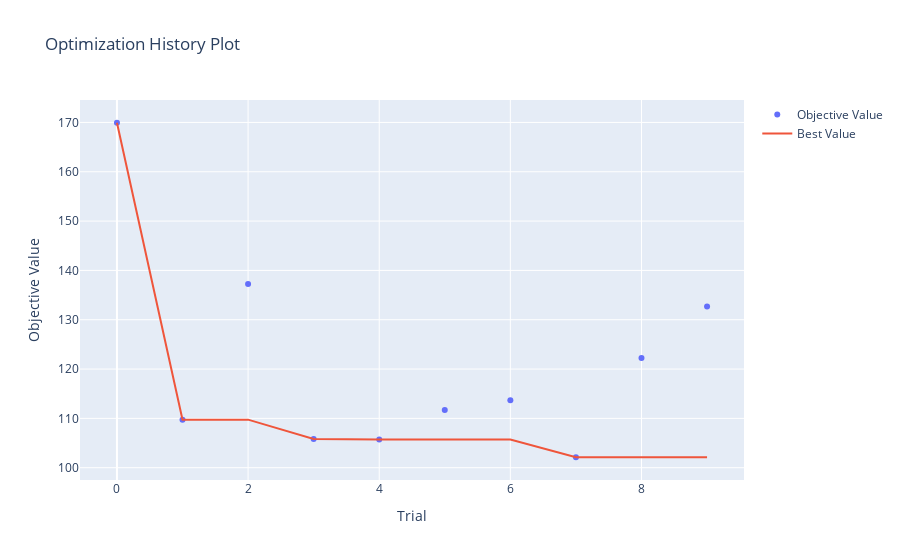
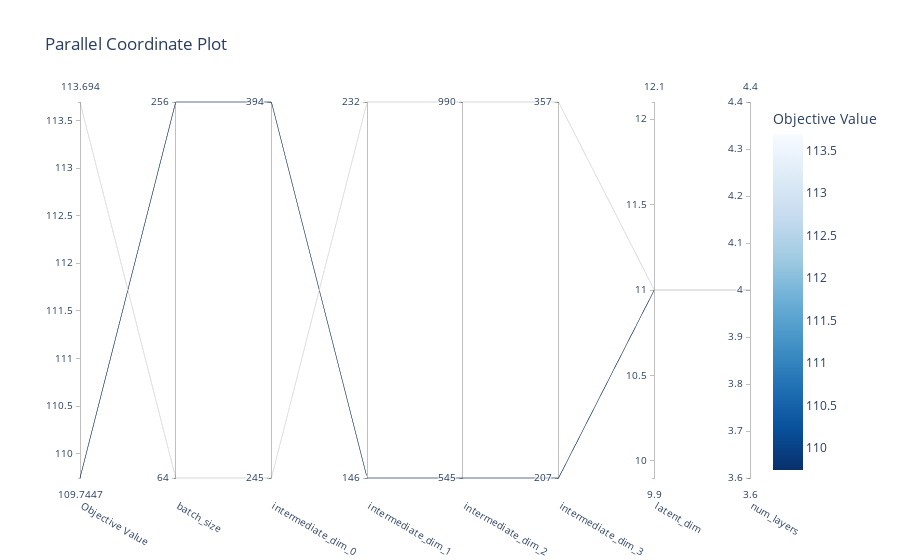

These figures' notebook cell, in order:
### Code cell
from optuna.visualization import plot_optimization_history, plot_parallel_coordinate
import plotly


# Plotando a história da otimização
fig1 = plot_optimization_history(study)
fig1.show()

# Plotando coordenadas paralelas dos hiperparâmetros
fig2 = plot_parallel_coordinate(study)
fig2.show()

### Figure 1 — Plotly figure (JSON) as saved in the notebook; plotly's stock layout.template omitted (floating-point values rounded to 4 significant figures)
{"data": [{"mode": "markers", "name": "Objective Value", "x": [0, 1, 2, 3, 4, 5, 6, 7, 8, 9], "y": [169.9, 109.7, 137.2, 105.8, 105.7, 111.7, 113.7, 102.1, 122.2, 132.7], "type": "scatter"}, {"mode": "lines", "name": "Best Value", "x": [0, 1, 2, 3, 4, 5, 6, 7, 8, 9], "y": [169.9, 109.7, 109.7, 105.8, 105.7, 105.7, 105.7, 102.1, 102.1, 102.1], "type": "scatter"}, {"marker": {"color": "#cccccc"}, "mode": "markers", "name": "Infeasible Trial", "showlegend": false, "x": [], "y": [], "type": "scatter"}], "layout": {"title": {"text": "Optimization History Plot"}, "xaxis": {"title": {"text": "Trial"}}, "yaxis": {"title": {"text": "Objective Value"}}}}

### Figure 2 — Plotly figure (JSON) as saved in the notebook; plotly's stock layout.template omitted (floating-point values rounded to 4 significant figures)
{"data": [{"dimensions": [{"label": "Objective Value", "range": [109.7, 113.7], "values": [113.7, 109.7]}, {"label": "batch_size", "range": [0, 1], "ticktext": ["64", "256"], "tickvals": [0, 1], "values": [0, 1]}, {"label": "intermediate_dim_0", "range": [2.389, 2.595], "ticktext": ["245", "394"], "tickvals": [2.389, 2.595], "values": [2.389, 2.595]}, {"label": "intermediate_dim_1", "range": [2.164, 2.365], "ticktext": ["146", "232"], "tickvals": [2.164, 2.365], "values": [2.365, 2.164]}, {"label": "intermediate_dim_2", "range": [2.736, 2.996], "ticktext": ["545", "990"], "tickvals": [2.736, 2.996], "values": [2.996, 2.736]}, {"label": "intermediate_dim_3", "range": [2.316, 2.553], "ticktext": ["207", "357"], "tickvals": [2.316, 2.553], "values": [2.553, 2.316]}, {"label": "latent_dim", "range": [11, 11], "values": [11, 11]}, {"label": "num_layers", "range": [4, 4], "values": [4, 4]}], "labelangle": 30, "labelside": "bottom", "line": {"color": [113.7, 109.7], "colorbar": {"title": {"text": "Objective Value"}}, "colorscale": [[0, "rgb(247,251,255)"], [0.125, "rgb(222,235,247)"], [0.25, "rgb(198,219,239)"], [0.375, "rgb(158,202,225)"], [0.5, "rgb(107,174,214)"], [0.625, "rgb(66,146,198)"], [0.75, "rgb(33,113,181)"], [0.875, "rgb(8,81,156)"], [1, "rgb(8,48,107)"]], "reversescale": true, "showscale": true}, "type": "parcoords"}], "layout": {"title": {"text": "Parallel Coordinate Plot"}}}
